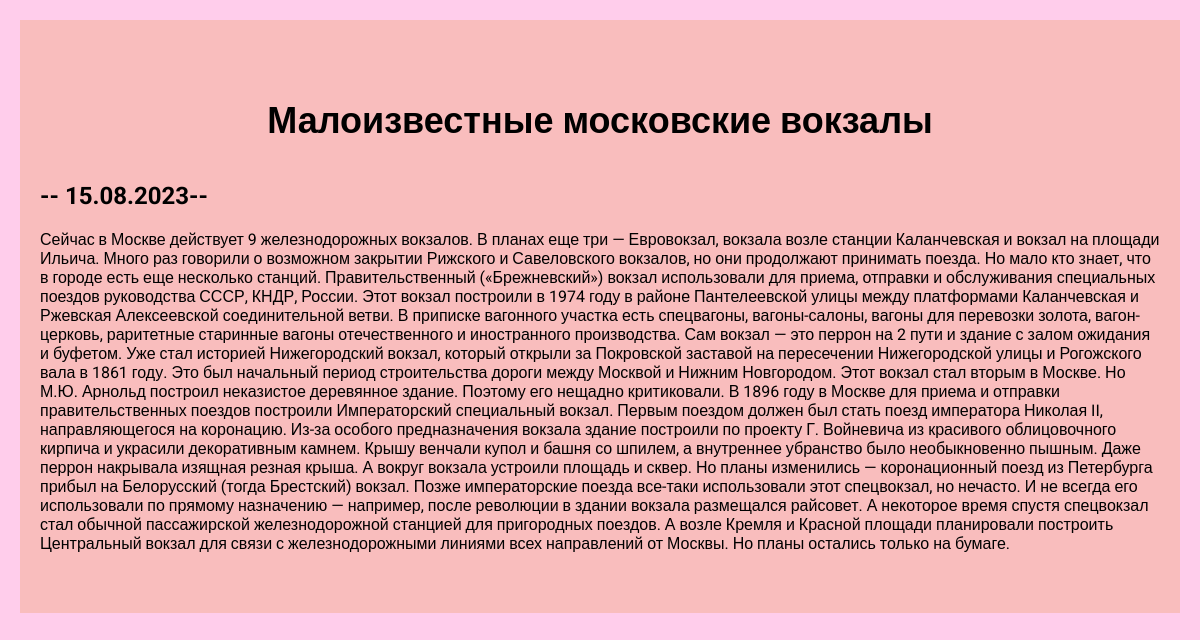
Screenshot of /story/5/ with the database file from the repository.
### story/models.py (models this page shows, shortened)
class Story(models.Model):
    title = models.CharField(max_length=200)
    description = models.TextField()
    date = models.DateField()

### story/views.py (the view)
# urls.py: path('<int:story_id>/', views.detail, name='detail'),
def detail(request, story_id):
    story = get_object_or_404(Story, pk=story_id)
    return render(request, 'story/detail.html', {'story': story})

### story/templates/story/detail.html
{% extends 'story/base.html' %}
{% block content %}
<div class="detail">
    <h1>{{ story.title }}</h1>
    <h2>-- {{ story.date | date:'d.m.Y' }}--</h2>
    {{ story.description | safe }}
</div>
{% endblock %}

### story/static/css/style.css (style rules this page uses)
body { font-family: 'Roboto', sans-serif; padding: 0; margin: 0; background: #ffcdeb; }
.content h1 { text-align: center; margin: 60px 0 40px; font-size: 36px; }
.detail { background: #f9bdbd; padding: 20px 20px 60px; box-sizing: border-box; }

### rows the page displays
Story: title "Малоизвестные московские вокзалы", date "15.08.2023", description "Сейчас в Москве действует 9 железнодорожных вокзалов. В планах еще три — Евровокзал, вокзала возле станции Каланчевская и вокзал на площади Ильича. Много раз говорили о возможном закрытии Рижского и Савеловского вокзалов, но они продолжают принимать поезда. Но мало кто знает, что в городе есть еще несколько станций. Правительственный («Брежневский») вокзал использовали для приема, отправки и обслуживания специальных поездов руководства СССР, КНДР, России. Этот вокзал построили в 1974 году в районе Пантелеевской улицы между платформами Каланчевская и Ржевская Алексеевской соединительной ветви. В приписке вагонного участка есть спецвагоны, вагоны-салоны, вагоны для перевозки золота,…"
